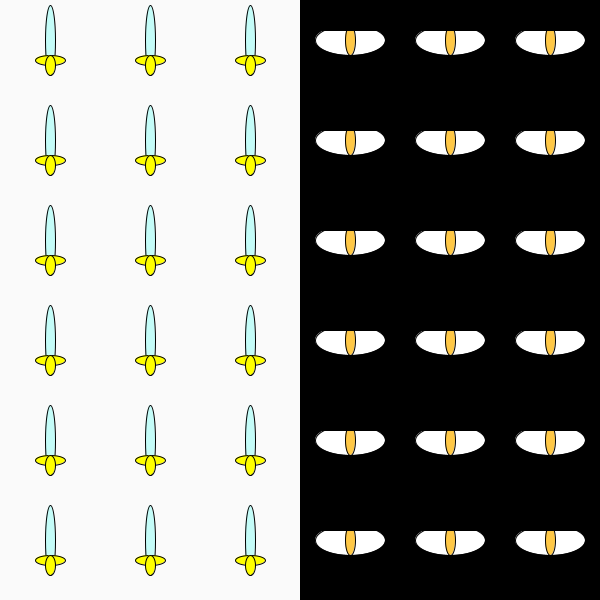
Frame 1 (no input)
Frame 60 (the mouse pressed at the canvas centre just before this capture): identical to frame 1, image omitted
Frame 120 (the mouse held since frame 60 and released just before this capture): identical to frame 1, image omitted

The Processing sketch that drew this single still picture (run headless with seeded random() and noise(); from frame 60 on, the mouse is pressed at the canvas centre):

// Processing sketch: processing_42218
// ── processing_42218.pde

void setup() {
  size (600, 600);
  smooth();
}

void draw() {
  background (250);
  fill (0);
  rect (width/2,0,width, height);

  for (int y = 40; y <= height; y = y + 100) {
    for (int x = 50; x <= width/2 -20; x = x + 100) {
      fill (196, 252, 248);
      ellipse (x, y, 10, 70);

   
        fill (255, 255, 0);
        ellipse (x, y+20, 30, 10);
        ellipse (x, y+25, 10, 20);
      
  }
}
  for (int y = 40; y <= height; y = y + 100) {
    for (int x = width/2 + 50; x <= width -20; x = x + 100) {
      fill (255);
      ellipse (x, y, 70, 30);
      fill (255, 200, 70);
      ellipse (x, y, 10, 30);
    }
  }

 for (int y = 40; y <= height; y = y + 100) {
    for (int x = width/2 + 50; x <= width -20; x = x + 100) {
      fill (0);
      rect(x-40, y-30, 100, 20);
      
    }
  }


}
